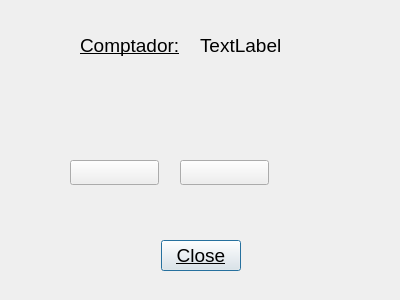
<?xml version="1.0" encoding="UTF-8"?>
<ui version="4.0">
 <class>Dialog</class>
 <widget class="QDialog" name="Dialog">
  <property name="geometry">
   <rect>
    <x>0</x>
    <y>0</y>
    <width>400</width>
    <height>300</height>
   </rect>
  </property>
  <property name="font">
   <font>
    <pointsize>14</pointsize>
    <underline>true</underline>
    <strikeout>false</strikeout>
   </font>
  </property>
  <property name="windowTitle">
   <string>Dialog</string>
  </property>
  <widget class="QDialogButtonBox" name="buttonBox">
   <property name="geometry">
    <rect>
     <x>30</x>
     <y>240</y>
     <width>341</width>
     <height>32</height>
    </rect>
   </property>
   <property name="orientation">
    <enum>Qt::Horizontal</enum>
   </property>
   <property name="standardButtons">
    <set>QDialogButtonBox::Close</set>
   </property>
   <property name="centerButtons">
    <bool>true</bool>
   </property>
  </widget>
  <widget class="QLabel" name="etiqueta_contador">
   <property name="geometry">
    <rect>
     <x>80</x>
     <y>30</y>
     <width>101</width>
     <height>31</height>
    </rect>
   </property>
   <property name="text">
    <string>Comptador:</string>
   </property>
  </widget>
  <widget class="QPushButton" name="resta">
   <property name="geometry">
    <rect>
     <x>180</x>
     <y>160</y>
     <width>89</width>
     <height>25</height>
    </rect>
   </property>
   <property name="font">
    <font>
     <underline>false</underline>
    </font>
   </property>
   <property name="text">
    <string/>
   </property>
   <property name="icon">
    <iconset>
     <normaloff>minus.svg</normaloff>minus.svg</iconset>
   </property>
  </widget>
  <widget class="QPushButton" name="suma">
   <property name="geometry">
    <rect>
     <x>70</x>
     <y>160</y>
     <width>89</width>
     <height>25</height>
    </rect>
   </property>
   <property name="text">
    <string/>
   </property>
   <property name="icon">
    <iconset>
     <normaloff>plus.svg</normaloff>plus.svg</iconset>
   </property>
  </widget>
  <widget class="QLabel" name="valor_contador">
   <property name="geometry">
    <rect>
     <x>200</x>
     <y>30</y>
     <width>81</width>
     <height>31</height>
    </rect>
   </property>
   <property name="font">
    <font>
     <underline>false</underline>
    </font>
   </property>
   <property name="text">
    <string>TextLabel</string>
   </property>
  </widget>
 </widget>
 <resources/>
 <connections>
  <connection>
   <sender>buttonBox</sender>
   <signal>accepted()</signal>
   <receiver>Dialog</receiver>
   <slot>accept()</slot>
   <hints>
    <hint type="sourcelabel">
     <x>248</x>
     <y>254</y>
    </hint>
    <hint type="destinationlabel">
     <x>157</x>
     <y>274</y>
    </hint>
   </hints>
  </connection>
  <connection>
   <sender>buttonBox</sender>
   <signal>rejected()</signal>
   <receiver>Dialog</receiver>
   <slot>reject()</slot>
   <hints>
    <hint type="sourcelabel">
     <x>316</x>
     <y>260</y>
    </hint>
    <hint type="destinationlabel">
     <x>286</x>
     <y>274</y>
    </hint>
   </hints>
  </connection>
 </connections>
</ui>
